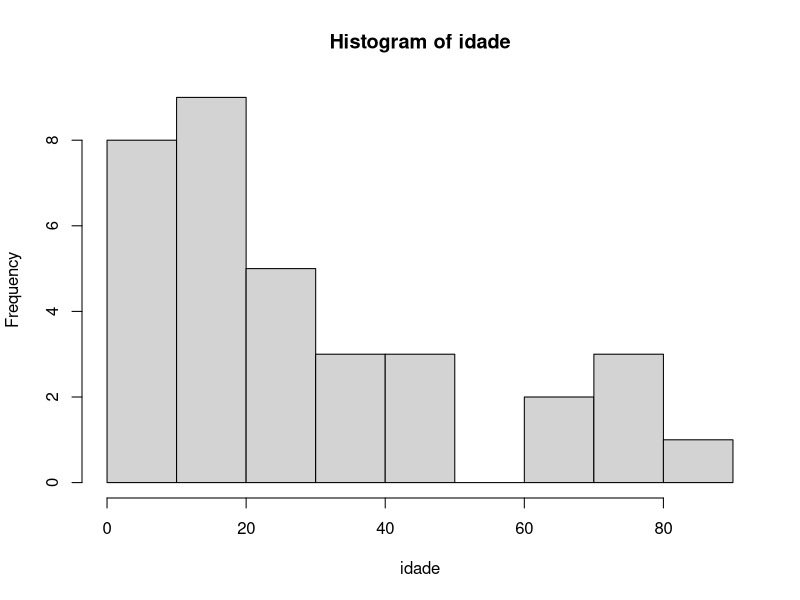

R code for this plot: (Note: this script raises an error after producing the figure.)
## ---- chunk 1
idade <- c(15, 20, 18,80,10,8,27,33,17,10,27,18,31,50,24,20,72,7,65,25,37,64,8,84,45,12,10,25,3,20,42,15,8,73)
## ---- chunk 2
mean(idade)
sd(idade)
hist(idade)
length(idade)
## ---- chunk 3
boot_1 <- c(10,50,10,18,72,20,24,72,20,72, 8,12,80,31,18,8,18,10,7,8,10,27,18,7,45,10,7, 18,
24, 24, 20, 37, 17, 42)
mean(boot_1)
sd(boot_1)
length(boot_1)

boot::boot(idade, R = 5000)
?boot

## ---- chunk 4
# 1. Simular uma amostra original fortemente assimétrica
# (Se você já tem seus dados, basta substituir 'amostra_original' pelo seu vetor)
set.seed(42) # Para reprodutibilidade
amostra_original <- idade

# 2. Definir o número de reamostragens bootstrap
B <- 5000

# 3. Gerar as amostras e calcular as médias
# O comando sample(..., replace = TRUE) é a essência do bootstrap.
# Usamos replicate() por ser mais limpo e rápido que um loop "for" no R.
medias_bootstrap <- replicate(B, {
  amostra_boot <- sample(amostra_original, replace = TRUE)
  mean(amostra_boot)
})

# 4. Plotar o histograma
hist(medias_bootstrap, 
     breaks = 50,          # Aumenta a resolução das barras
     prob = TRUE,          # Plota proporção em vez de contagem absoluta
     col = "steelblue", 
     border = "white",
     main = "Demonstração do Teorema do Limite Central",
     xlab = "Médias das Amostras Bootstrap", 
     ylab = "Densidade")

# 5. Adicionar a curva de densidade normal sobre o histograma para comparar
lines(density(medias_bootstrap), col = "red", lwd = 2)
